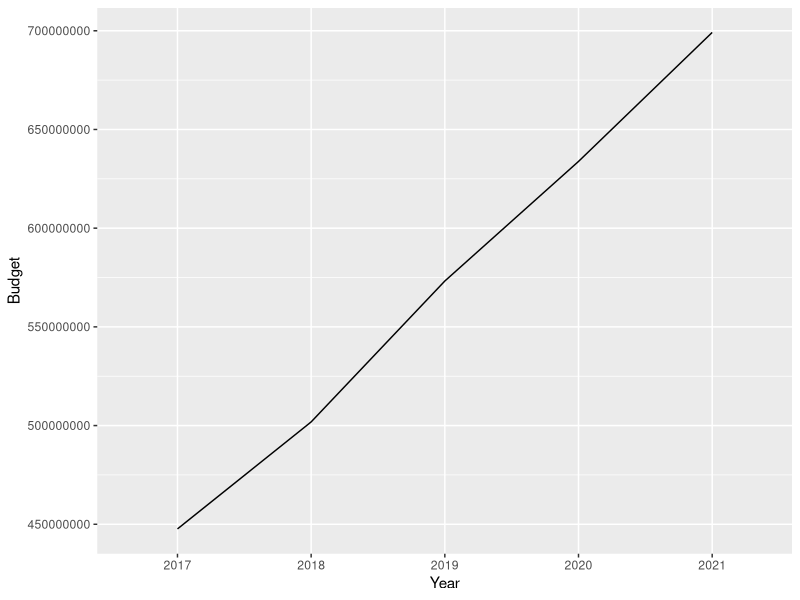
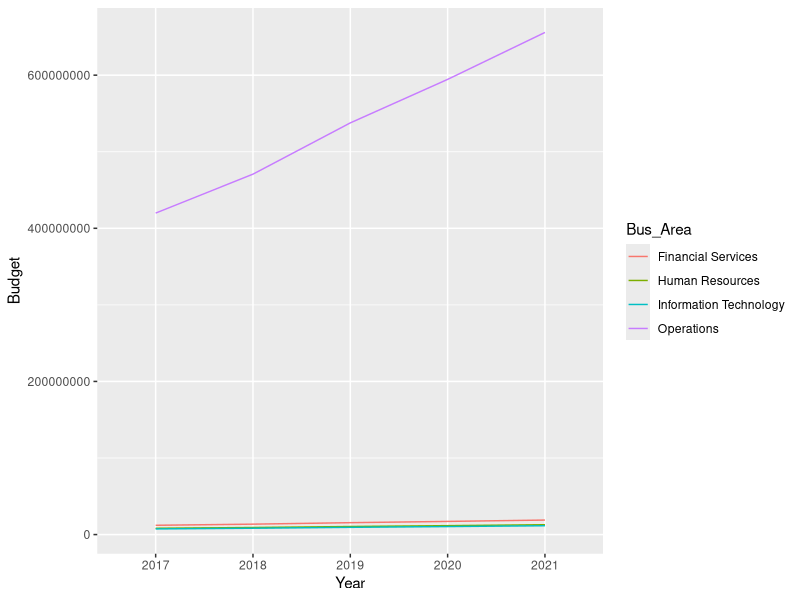
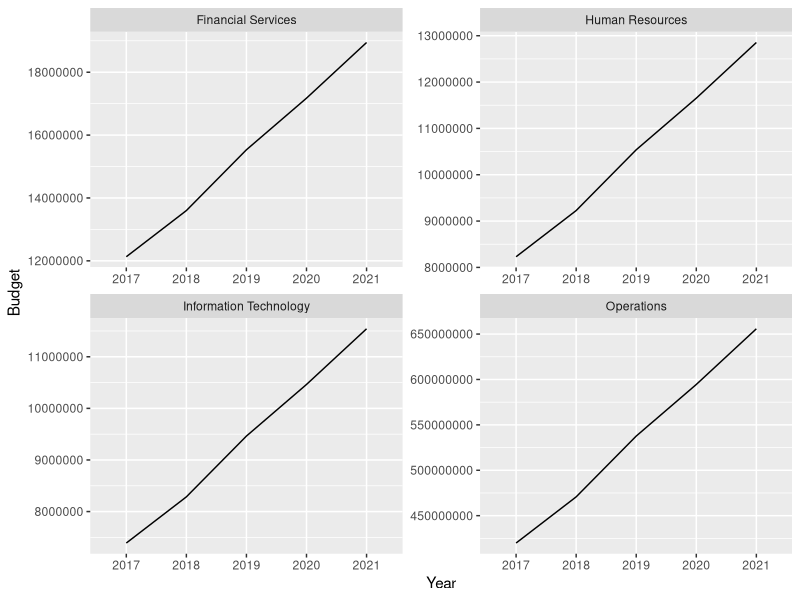

The R source for these figures, in order:
## ---- chunk 1
options(scipen = 6, digits = 4) #non-scientific notation

library(tidyverse)
## ---- chunk 2
data <- read_csv("PA_Data.csv")

data %>% 
  filter(`Assessed Value` > 1000000,
         `Assessment Class 1` == "RESIDENTIAL") %>% 
  summarize(Total=n())
## ---- chunk 3
data <- read_csv("PA_Data.csv")

data %>% 
  filter(`Assessed Value` > 1000000,
         `Assessment Class 1` == "RESIDENTIAL") %>% 
  summarize(Total=n())
## ---- chunk 4
knitr::include_graphics('https://d33wubrfki0l68.cloudfront.net/57299a1dcd979c623325f11bf5e5ce60f3d4eb00/e4602/wp-content/uploads/2018/10/black.png')

## ---- chunk 5
knitr::include_graphics('https://www.python.org/static/community_logos/python-logo-master-v3-TM-flattened.png')
## ---- chunk 6

#Data was originally imported from a google sheet. I used datapasta::dpasta function to allow for reproducibility.

FTE_data <- tibble::tribble(
                                              ~Bus_Area,  ~`2017`, ~`2018`,  ~`2019`,  ~`2020`,  ~`2021`,
                                           "Operations",    9331,   9510,    9875,    9926,    9954,
                                   "Financial Services",  186.62,  190.2,   197.5,  198.52,  199.08,
                                      "Human Resources", 130.634, 133.14,  138.25, 138.964, 139.356,
                               "Information Technology", 102.641, 104.61, 108.625, 109.186, 109.494
                               )


tidy_data <- tibble::tribble(
                    ~Bus_Area,  ~Year,  ~AveSal,    ~FTE,       ~Budget,
                 "Operations", "2017",    45000,    9331,     419895000,
                 "Operations", "2018",    49500,    9510,     470745000,
                 "Operations", "2019",    54450,    9875,     537693750,
                 "Operations", "2020",    59895,    9926,     594517770,
                 "Operations", "2021",  65884.5,    9954,     655814313,
         "Financial Services", "2017",    65000,  186.62,      12130300,
         "Financial Services", "2018",    71500,   190.2,      13599300,
         "Financial Services", "2019",    78650,   197.5,      15533375,
         "Financial Services", "2020",    86515,  198.52,    17174957.8,
         "Financial Services", "2021",  95166.5,  199.08,   18945746.82,
            "Human Resources", "2017",    63000, 130.634,       8229942,
            "Human Resources", "2018",    69300,  133.14,       9226602,
            "Human Resources", "2019",    76230,  138.25,    10538797.5,
            "Human Resources", "2020",    83853, 138.964,  11652548.292,
            "Human Resources", "2021",  92238.3, 139.356, 12853960.5348,
     "Information Technology", "2017",    72000, 102.641,       7390152,
     "Information Technology", "2018",    79200,  104.61,       8285112,
     "Information Technology", "2019",    87120, 108.625,       9463410,
     "Information Technology", "2020",    95832, 109.186,  10463512.752,
     "Information Technology", "2021", 105415.2, 109.494, 11542331.9088
     )
## ---- chunk 7

FTE_data

## ---- chunk 8

long_data <- FTE_data %>% 
                pivot_longer(cols = -c(Bus_Area), 
                             names_to = "Year", 
                             values_to= "FTE")

head(long_data, 10)

## ---- chunk 9
tidy_data %>% 
  group_by(Year) %>% 
  summarize(Budget= sum(Budget)) %>% 

ggplot(aes(x=Year, y=Budget, group=1))+
  geom_line()->by_Year_line

by_Year_line
## ---- chunk 10
ggplot(tidy_data, aes(x=Year, y= Budget, group= Bus_Area, colour= Bus_Area))+
  geom_line()
  
## ---- chunk 11
ggplot(tidy_data, aes(x=Year, y= Budget, group= Bus_Area))+
  geom_line()+
  facet_wrap(~Bus_Area, ncol = 2, scales = "free")
  
